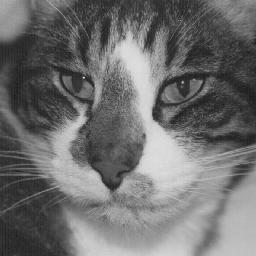
#> input picture Images/dorian.jpg, 256 x 256 px, found by its file name
$ python esercizio3_1_1.py
#> lines starting #> are read from the running program, lines starting #| are printed output that depends on the picture; long printed decimals are rounded
import skimage.io as io
import numpy as np
import matplotlib.pyplot as plt
import scipy.ndimage as ndi

from skimage.util import random_noise

SIZE_LIST = [5, 7, 9]
sizeListLen = len(SIZE_LIST)

plt.close('all')

originalImage = (io.imread('./Images/dorian.jpg'))
#> originalImage is the input picture: shape (256, 256); min 21, max 228, mean 110.6
randomNoiseImage = 255*random_noise(originalImage)
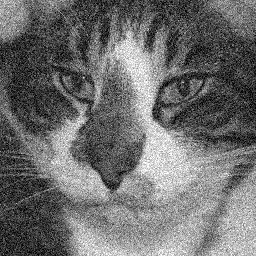
#> randomNoiseImage: shape (256, 256) float64; min 0, max 255, mean 110.6

originalImage = np.float64(originalImage)

plt.subplot(2,sizeListLen,1); plt.imshow(originalImage, clim=None, cmap='gray'); plt.title("Original Dorian")
plt.subplot(2,sizeListLen,2); plt.imshow(randomNoiseImage, clim=None, cmap='gray'); plt.title("Random Noise Dorian")

for i in range(sizeListLen):
    meadianFiltered = ndi.generic_filter(randomNoiseImage, np.median, (SIZE_LIST[i], SIZE_LIST[i]))
    plt.subplot(2, sizeListLen, 4+i); plt.imshow(meadianFiltered, clim=None, cmap='gray'); plt.title(f"Median Dorian ({SIZE_LIST[i]}x{SIZE_LIST[i]})")

    mse = np.mean((meadianFiltered-originalImage)**2)
    print(f"MSE ({SIZE_LIST[i]}x{SIZE_LIST[i]}): {mse}")
#> this loop made 3 passes
#> mse on passes 1 to 3: 121.1, 123, 138.5
#| MSE (5x5): 121.085
#| MSE (7x7): 123.030
#| MSE (9x9): 138.507
#> pass 1, `meadianFiltered = ndi.generic_filter(randomNoiseImage, np.median, (SIZ..`:
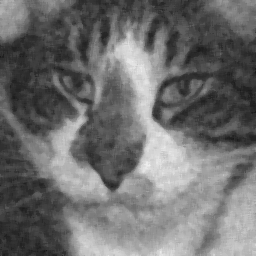
#> meadianFiltered: shape (256, 256) float64; min 24.43, max 239.7, mean 110.6

plt.show()
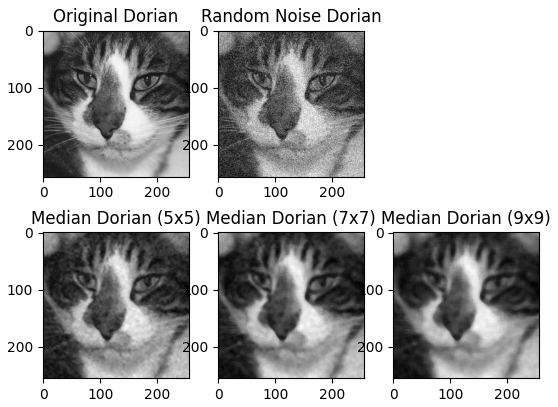
#> figure drawn by matplotlib, 5 panels

$ run again, with Images/bebe.jpg copied over Images/dorian.jpg
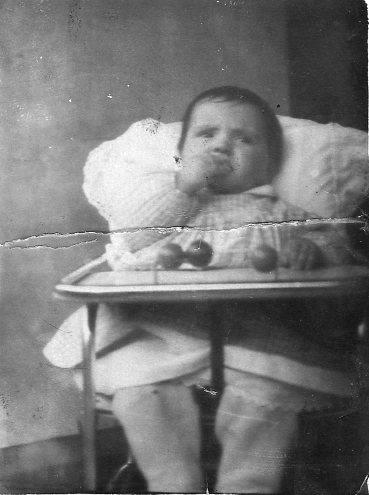
#> input picture Images/bebe.jpg, 369 x 495 px, found by its file name
#> originalImage is the input picture: shape (495, 369); min 0, max 255, mean 119.7
#> `randomNoiseImage = 255*random_noise(originalImage)`:
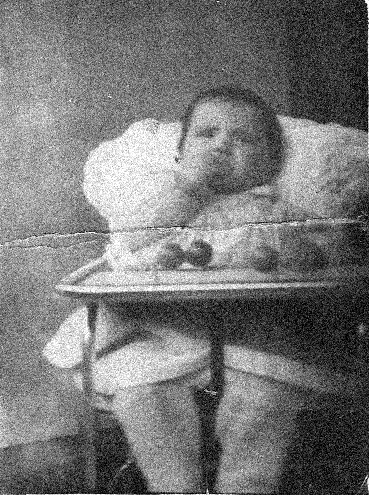
#> randomNoiseImage: shape (495, 369) float64; min 0, max 255, mean 119.7
#> the loop `for i in range(sizeListLen):` made 3 passes
#> mse on passes 1 to 3: 145.1, 148.1, 165.8
#> (printed output is left out)
#> pass 2, `meadianFiltered = ndi.generic_filter(randomNoiseImage, np.median, (SIZ..`:
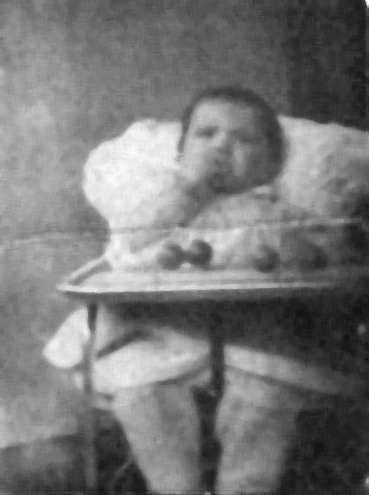
#> meadianFiltered: shape (495, 369) float64; min 16.56, max 254.3, mean 119.5

$ run again, with Images/cam.jpg copied over Images/dorian.jpg
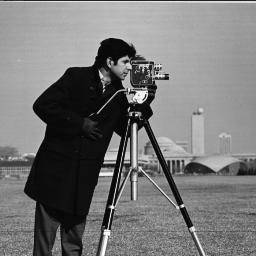
#> input picture Images/cam.jpg, 256 x 256 px, found by its file name
#> originalImage is the input picture: shape (256, 256); min 0, max 255, mean 118.7
#> `randomNoiseImage = 255*random_noise(originalImage)`:
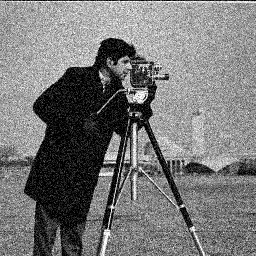
#> randomNoiseImage: shape (256, 256) float64; min 0, max 255, mean 119.7
#> the loop `for i in range(sizeListLen):` made 3 passes
#> mse on passes 1 to 3: 420.5, 490.2, 544.7
#> (printed output is left out)
#> pass 2, `meadianFiltered = ndi.generic_filter(randomNoiseImage, np.median, (SIZ..`:
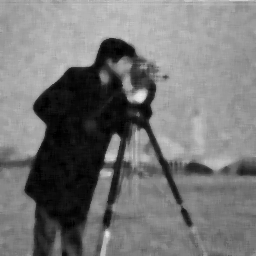
#> meadianFiltered: shape (256, 256) float64; min 0, max 235.5, mean 118.5
